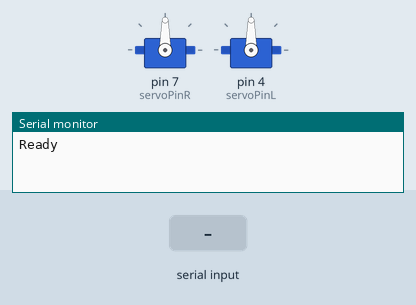
Recording of a sketch running on a simulated Arduino Uno, built with avr-gcc and run on an emulated ATmega328P. Parts: 2 × servo, the last lines printed to the serial monitor. The inputs (shaded band) are chosen by the test bench.

Above: at 2.2 s.
2.3 s: "A" received over the second serial link
At 3.5 s:
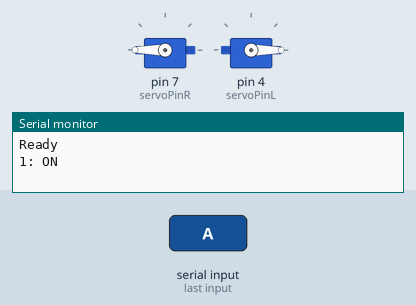
3.8 s: "2" received over the second serial link
At 4.7 s:
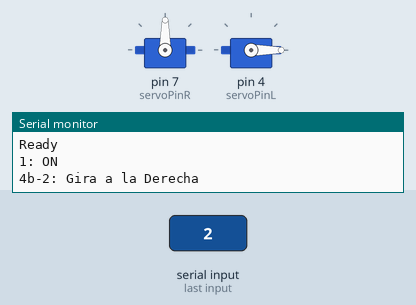
5.3 s: "3" received over the second serial link
At 5.8 s:
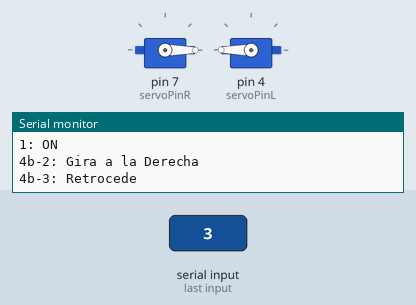
6.8 s: "4" received over the second serial link
At 8.1 s:
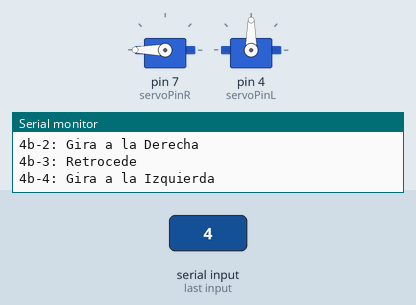
Timing chart, 0 to 9.3 s (numbered marks = the images above; inputs shaded):
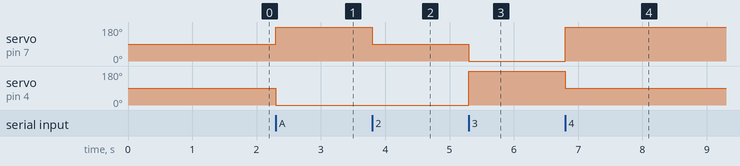

Measured:
- after the input at 2.3 s, servo on pin 7 (servoPinR): 90° → 180° at once; servo on pin 4 (servoPinL): 90° → 0° at once
- after the input at 3.8 s, servo on pin 7 (servoPinR): 180° → 90° at once
- after the input at 5.3 s, servo on pin 7 (servoPinR): 90° → 0° at once; servo on pin 4 (servoPinL): 0° → 180° at once
- after the input at 6.8 s, servo on pin 7 (servoPinR): 0° → 180° at once; servo on pin 4 (servoPinL): 180° → 90° at once

The sketch:

AdaptaBot.ino
```cpp
/*
 *  Author: Jose Luis Villarejo Muñoz
 *  Date  : Enero 2014
 *
 *  Programa de prueba de una interfaz entre Android y Arduino para crear
 *  una plataforma para juguetes adaptados para su uso con niños con
 *  problemas de movilidad.
 *
 */
#include <SoftwareSerial.h>
#include <Servo.h>

#define RxD 10
#define TxD 11
#define RST 5 // Encendido del Modulo

#define LED 13

int servoPinR = 7;    // pin motor derecho
int servoPinL = 4;   // pin motor izquierdo

SoftwareSerial BTSerial(RxD, TxD);
byte pinEstado = 0;

Servo servoR;
Servo servoL;

void setup()
{
  servoR.attach(servoPinR);
  servoL.attach(servoPinL);

  // Estado inicial
  pinMode(RST, OUTPUT);
  digitalWrite(LED, HIGH);
  digitalWrite(LED, LOW);
  digitalWrite(RST, LOW);

  // Encendemos el modulo.
  digitalWrite(RST, HIGH);
  delay(500);

  // Configuracion del puerto serie por software
  // para comunicar con el modulo HC-05
//  BTSerial.begin(9600);
  BTSerial.flush();
  delay(500);
  BTSerial.begin(38400);

  // Configuramos el puerto serie de Arduino para Debug
  Serial.begin(9600);
  Serial.println("Ready");


}

void loop()
{
  // Esperamos ha recibir datos.
  if (BTSerial.available()){

    // La funcion read() devuelve un caracter
    char command = BTSerial.read();
    BTSerial.flush();

    // Comprobamos el comando recibido y mostramos la acción que se debe hacer
    switch (command) {
      case 'A':
          Serial.println("1: ON");
          advance();
          break;
      case '0':
          Serial.println("Parar/OFF");
          halt();
          break;
      case '1':
          Serial.println("4b-1: Avanza");
          advance();
          break;
      case '2':
          Serial.println("4b-2: Gira a la Derecha");
          turnR();
          break;
      case '3':
          Serial.println("4b-3: Retrocede");
          move_back();
          break;
       case '4':
          Serial.println("4b-4: Gira a la Izquierda");
          turnL();
          break;
    }

  }
}

/////////////////////////////////////////////////
//////////  Movimientos
/////////////////////////////////////////////////

// avanzar
void advance()
{
  servoR.write(180);
  servoL.write(0);
}

// retroceder
void move_back()
{
  servoR.write(0);
  servoL.write(180);
}

// girar a la derecha
void turnR()
{
  servoR.write(90);
  servoL.write(0);
}

// girar a la izquierda
void turnL()
{
  servoR.write(180);
  servoL.write(90);
}

// parar
void halt()
{
  servoR.write(90);
  servoL.write(90);
}
```
